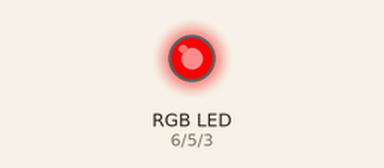
Bench run of a sketch on a simulated Arduino Uno, built with avr-gcc and run on an emulated ATmega328P. Parts: an RGB LED mixed from three pins (HIGH = lit).

Above: at 0.15 s.
At 4.68 s:
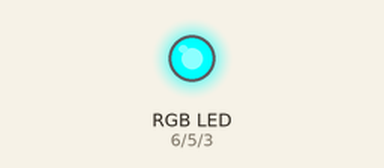
At 9.51 s:
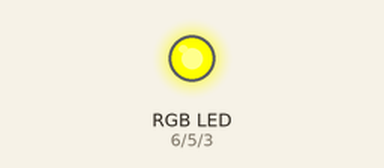
At 19.17 s:
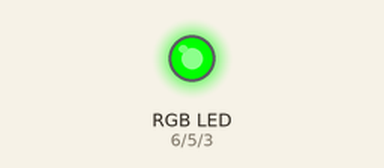
At 28.83 s:
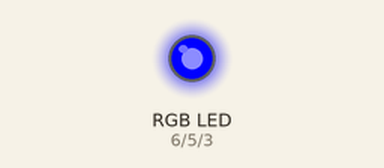
At 38.49 s:
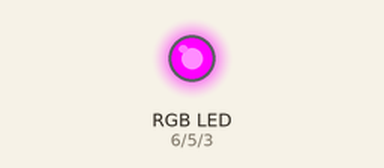
Timing chart, 0 to 40.0 s (numbered marks = the images above):
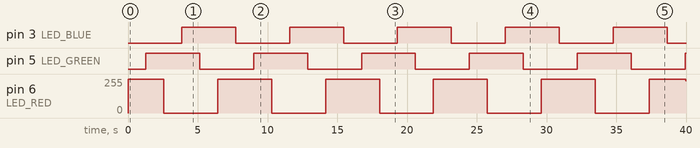

The sketch:

zad3.ino
```cpp
#include <Wire.h>
#include <LiquidCrystal_I2C.h>
#include <OneWire.h>
#include <DallasTemperature.h>

LiquidCrystal_I2C lcd(0x27,16,2);

OneWire oneWire(A1);
DallasTemperature sensors(&oneWire);

#define LED_RED 6    // pin czerwonej diody
#define LED_GREEN 5  // pin zielonej diody
#define LED_BLUE 3   // pin niebieskiej diody

int redValue = 255;    // początkowa wartość czerwonej diody
int greenValue = 0;    // początkowa wartość zielonej diody
int blueValue = 0;     // początkowa wartość niebieskiej diody

int fadeSpeed = 5;     // szybkość zmiany kolorów (im wyższa wartość, tym wolniej)

void setup() {
  pinMode(LED_RED, OUTPUT);
  pinMode(LED_GREEN, OUTPUT);
  pinMode(LED_BLUE, OUTPUT);
}

void loop() {
  // od czerwonego do żółtego (zielony wzrasta)
  for (int i = 0; i <= 255; i++) {
    greenValue = i;           // zwiększamy zieloną wartość
    updateColor(redValue, greenValue, blueValue);
    delay(fadeSpeed);               // opóźnienie dla płynnego przejścia
  }

  greenValue = 255;  // zielona wartość pozostaje maksymalna

  // od żółtego do zielonego (czerwony maleje)
  for (int i = 255; i >= 0; i--){
    redValue = i;            // zmniejszamy czerwoną wartość
    updateColor(redValue, greenValue, blueValue);
    delay(fadeSpeed);
  }

  redValue = 0;

  // od zielonego do niebieskiego (niebieski wzrasta)
  for (int i = 0; i <= 255; i++) {
    blueValue = i;           // zwiększamy niebieską wartość
    updateColor(redValue, greenValue, blueValue);
    delay(fadeSpeed);
  }

  blueValue = 255;         // niebieska wartość pozostaje maksymalna

  // od niebieskiego do cyjanu (zielony maleje)
  for (int i = 255; i >= 0; i--) {
    greenValue = i;          // zmniejszamy zieloną wartość
    updateColor(redValue, greenValue, blueValue);
    delay(fadeSpeed);
  }

  greenValue = 0;

  // od cyjanu do niebieskiego (czerwony wzrasta)
  for (int i = 0; i <= 255; i++) {
    redValue = i;            // zwiększamy czerwoną wartość
    updateColor(redValue, greenValue, blueValue);
    delay(fadeSpeed);
  }

  redValue = 255;

  // od niebieskiego do fioletowego (niebieski maleje)
  for (int i = 255; i >= 0; i--) {
    blueValue = i;           // zmniejszamy niebieską wartość
    updateColor(redValue, greenValue, blueValue);
    delay(fadeSpeed);
  }

  blueValue = 0;
}

// funkcja aktualizująca kolor diody rgb
void updateColor(int red, int green, int blue) {
  analogWrite(LED_RED, red);     // ustawienie jasności czerwonej diody
  analogWrite(LED_GREEN, green); // ustawienie jasności zielonej diody
  analogWrite(LED_BLUE, blue);   // ustawienie jasności niebieskiej diody
}
```

Measured:
- by itself, pin 3 (LED_BLUE), pin 5 (LED_GREEN): alternates HIGH for 3.9 s and LOW for 3.9 s
- by itself, pin 6 (LED_RED): 0/255 → 255/255 at 0.00 s, → 0/255 2.6 s later, → 255/255 3.9 s later, → 0/255 3.9 s later, … (12 changes in this stretch)
